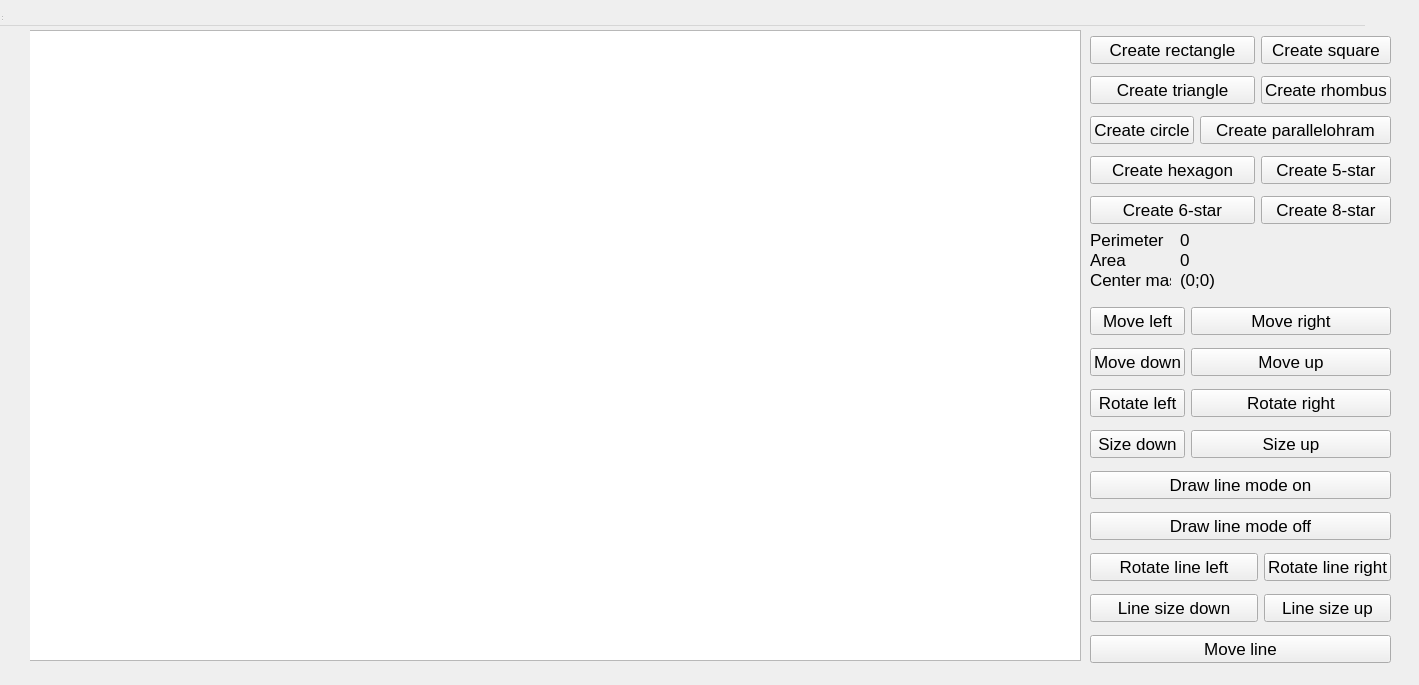
<?xml version="1.0" encoding="UTF-8"?>
<ui version="4.0">
 <class>Widget</class>
 <widget class="QWidget" name="Widget">
  <property name="geometry">
   <rect>
    <x>0</x>
    <y>0</y>
    <width>1419</width>
    <height>685</height>
   </rect>
  </property>
  <property name="palette">
   <palette>
    <active>
     <colorrole role="Button">
      <brush brushstyle="SolidPattern">
       <color alpha="255">
        <red>98</red>
        <green>255</green>
        <blue>236</blue>
       </color>
      </brush>
     </colorrole>
     <colorrole role="Light">
      <brush brushstyle="SolidPattern">
       <color alpha="255">
        <red>255</red>
        <green>255</green>
        <blue>255</blue>
       </color>
      </brush>
     </colorrole>
     <colorrole role="ButtonText">
      <brush brushstyle="SolidPattern">
       <color alpha="255">
        <red>97</red>
        <green>53</green>
        <blue>131</blue>
       </color>
      </brush>
     </colorrole>
     <colorrole role="Window">
      <brush brushstyle="SolidPattern">
       <color alpha="255">
        <red>234</red>
        <green>234</green>
        <blue>234</blue>
       </color>
      </brush>
     </colorrole>
     <colorrole role="AlternateBase">
      <brush brushstyle="SolidPattern">
       <color alpha="255">
        <red>255</red>
        <green>255</green>
        <blue>255</blue>
       </color>
      </brush>
     </colorrole>
    </active>
    <inactive>
     <colorrole role="Button">
      <brush brushstyle="SolidPattern">
       <color alpha="255">
        <red>239</red>
        <green>239</green>
        <blue>239</blue>
       </color>
      </brush>
     </colorrole>
     <colorrole role="Light">
      <brush brushstyle="SolidPattern">
       <color alpha="255">
        <red>255</red>
        <green>255</green>
        <blue>255</blue>
       </color>
      </brush>
     </colorrole>
     <colorrole role="ButtonText">
      <brush brushstyle="SolidPattern">
       <color alpha="255">
        <red>0</red>
        <green>0</green>
        <blue>0</blue>
       </color>
      </brush>
     </colorrole>
     <colorrole role="Window">
      <brush brushstyle="SolidPattern">
       <color alpha="255">
        <red>239</red>
        <green>239</green>
        <blue>239</blue>
       </color>
      </brush>
     </colorrole>
     <colorrole role="AlternateBase">
      <brush brushstyle="SolidPattern">
       <color alpha="255">
        <red>247</red>
        <green>247</green>
        <blue>247</blue>
       </color>
      </brush>
     </colorrole>
    </inactive>
    <disabled>
     <colorrole role="Button">
      <brush brushstyle="SolidPattern">
       <color alpha="255">
        <red>98</red>
        <green>255</green>
        <blue>236</blue>
       </color>
      </brush>
     </colorrole>
     <colorrole role="Light">
      <brush brushstyle="SolidPattern">
       <color alpha="255">
        <red>255</red>
        <green>255</green>
        <blue>255</blue>
       </color>
      </brush>
     </colorrole>
     <colorrole role="ButtonText">
      <brush brushstyle="SolidPattern">
       <color alpha="255">
        <red>190</red>
        <green>190</green>
        <blue>190</blue>
       </color>
      </brush>
     </colorrole>
     <colorrole role="Window">
      <brush brushstyle="SolidPattern">
       <color alpha="255">
        <red>234</red>
        <green>234</green>
        <blue>234</blue>
       </color>
      </brush>
     </colorrole>
     <colorrole role="AlternateBase">
      <brush brushstyle="SolidPattern">
       <color alpha="255">
        <red>247</red>
        <green>247</green>
        <blue>247</blue>
       </color>
      </brush>
     </colorrole>
    </disabled>
   </palette>
  </property>
  <property name="font">
   <font>
    <pointsize>13</pointsize>
    <bold>false</bold>
   </font>
  </property>
  <property name="windowTitle">
   <string>Widget</string>
  </property>
  <widget class="QWidget" name="centralwidget" native="true">
   <property name="geometry">
    <rect>
     <x>30</x>
     <y>30</y>
     <width>1361</width>
     <height>641</height>
    </rect>
   </property>
   <widget class="QLabel" name="Perimeter">
    <property name="geometry">
     <rect>
      <x>1150</x>
      <y>200</y>
      <width>81</width>
      <height>20</height>
     </rect>
    </property>
    <property name="text">
     <string>0</string>
    </property>
   </widget>
   <widget class="QLabel" name="Area">
    <property name="geometry">
     <rect>
      <x>1150</x>
      <y>220</y>
      <width>71</width>
      <height>20</height>
     </rect>
    </property>
    <property name="text">
     <string>0</string>
    </property>
   </widget>
   <widget class="QLabel" name="CenterMass">
    <property name="geometry">
     <rect>
      <x>1150</x>
      <y>240</y>
      <width>81</width>
      <height>20</height>
     </rect>
    </property>
    <property name="text">
     <string>(0;0)</string>
    </property>
   </widget>
   <widget class="QLabel" name="label">
    <property name="geometry">
     <rect>
      <x>1060</x>
      <y>200</y>
      <width>81</width>
      <height>20</height>
     </rect>
    </property>
    <property name="text">
     <string>Perimeter</string>
    </property>
   </widget>
   <widget class="QLabel" name="label_2">
    <property name="geometry">
     <rect>
      <x>1060</x>
      <y>220</y>
      <width>71</width>
      <height>20</height>
     </rect>
    </property>
    <property name="text">
     <string>Area</string>
    </property>
   </widget>
   <widget class="QLabel" name="label_3">
    <property name="geometry">
     <rect>
      <x>1060</x>
      <y>240</y>
      <width>81</width>
      <height>20</height>
     </rect>
    </property>
    <property name="text">
     <string>Center mass</string>
    </property>
   </widget>
   <widget class="QGraphicsView" name="graphicsView">
    <property name="geometry">
     <rect>
      <x>-20</x>
      <y>0</y>
      <width>1071</width>
      <height>631</height>
     </rect>
    </property>
    <property name="maximumSize">
     <size>
      <width>10000</width>
      <height>10000</height>
     </size>
    </property>
   </widget>
   <widget class="QWidget" name="layoutWidget">
    <property name="geometry">
     <rect>
      <x>1060</x>
      <y>0</y>
      <width>301</width>
      <height>201</height>
     </rect>
    </property>
    <layout class="QGridLayout" name="gridLayout">
     <item row="0" column="0" colspan="2">
      <widget class="QPushButton" name="pushButton_rectangle">
       <property name="text">
        <string>Create rectangle</string>
       </property>
      </widget>
     </item>
     <item row="0" column="2">
      <widget class="QPushButton" name="pushButton_square">
       <property name="text">
        <string>Create square</string>
       </property>
      </widget>
     </item>
     <item row="1" column="0" colspan="2">
      <widget class="QPushButton" name="pushButton_triangle">
       <property name="text">
        <string>Create triangle</string>
       </property>
      </widget>
     </item>
     <item row="1" column="2">
      <widget class="QPushButton" name="pushButton_rhombus">
       <property name="text">
        <string>Create rhombus</string>
       </property>
      </widget>
     </item>
     <item row="2" column="0">
      <widget class="QPushButton" name="pushButton_circle">
       <property name="text">
        <string>Create circle</string>
       </property>
      </widget>
     </item>
     <item row="2" column="1" colspan="2">
      <widget class="QPushButton" name="pushButton_parallel">
       <property name="text">
        <string>Create parallelohram</string>
       </property>
      </widget>
     </item>
     <item row="3" column="0" colspan="2">
      <widget class="QPushButton" name="pushButton_hexagon">
       <property name="text">
        <string>Create hexagon</string>
       </property>
      </widget>
     </item>
     <item row="3" column="2">
      <widget class="QPushButton" name="pushButton_star5">
       <property name="text">
        <string>Create 5-star</string>
       </property>
      </widget>
     </item>
     <item row="4" column="0" colspan="2">
      <widget class="QPushButton" name="pushButton_star6">
       <property name="text">
        <string>Create 6-star</string>
       </property>
      </widget>
     </item>
     <item row="4" column="2">
      <widget class="QPushButton" name="pushButton_star8">
       <property name="text">
        <string>Create 8-star</string>
       </property>
      </widget>
     </item>
    </layout>
   </widget>
   <widget class="QWidget" name="layoutWidget">
    <property name="geometry">
     <rect>
      <x>1060</x>
      <y>270</y>
      <width>301</width>
      <height>371</height>
     </rect>
    </property>
    <layout class="QGridLayout" name="gridLayout_2">
     <item row="0" column="0">
      <widget class="QPushButton" name="pushButton_moveleft">
       <property name="text">
        <string>Move left</string>
       </property>
      </widget>
     </item>
     <item row="0" column="1" colspan="2">
      <widget class="QPushButton" name="pushButton_moveright">
       <property name="text">
        <string>Move right</string>
       </property>
      </widget>
     </item>
     <item row="1" column="0">
      <widget class="QPushButton" name="pushButton_movedown">
       <property name="text">
        <string>Move down</string>
       </property>
      </widget>
     </item>
     <item row="1" column="1" colspan="2">
      <widget class="QPushButton" name="pushButton_moveup">
       <property name="text">
        <string>Move up</string>
       </property>
      </widget>
     </item>
     <item row="2" column="0">
      <widget class="QPushButton" name="pushButton_rotleft">
       <property name="text">
        <string>Rotate left</string>
       </property>
      </widget>
     </item>
     <item row="2" column="1" colspan="2">
      <widget class="QPushButton" name="pushButton_rotright">
       <property name="text">
        <string>Rotate right</string>
       </property>
      </widget>
     </item>
     <item row="3" column="0">
      <widget class="QPushButton" name="pushButton_sizedown">
       <property name="text">
        <string>Size down</string>
       </property>
      </widget>
     </item>
     <item row="3" column="1" colspan="2">
      <widget class="QPushButton" name="pushButton_sizeup">
       <property name="text">
        <string>Size up</string>
       </property>
      </widget>
     </item>
     <item row="4" column="0" colspan="3">
      <widget class="QPushButton" name="pushButton_drawlineon">
       <property name="text">
        <string>Draw line mode on</string>
       </property>
      </widget>
     </item>
     <item row="5" column="0" colspan="3">
      <widget class="QPushButton" name="pushButton_drawlineoff">
       <property name="text">
        <string>Draw line mode off</string>
       </property>
      </widget>
     </item>
     <item row="6" column="0" colspan="2">
      <widget class="QPushButton" name="pushButton_rotlinel">
       <property name="text">
        <string>Rotate line left</string>
       </property>
      </widget>
     </item>
     <item row="6" column="2">
      <widget class="QPushButton" name="pushButton_rotliner">
       <property name="text">
        <string>Rotate line right</string>
       </property>
      </widget>
     </item>
     <item row="7" column="0" colspan="2">
      <widget class="QPushButton" name="pushButton_sizelinedown">
       <property name="text">
        <string>Line size down</string>
       </property>
      </widget>
     </item>
     <item row="7" column="2">
      <widget class="QPushButton" name="pushButton_sizelineup">
       <property name="text">
        <string>Line size up</string>
       </property>
      </widget>
     </item>
     <item row="8" column="0" colspan="3">
      <widget class="QPushButton" name="pushButton_moveline">
       <property name="text">
        <string>Move line</string>
       </property>
      </widget>
     </item>
    </layout>
   </widget>
  </widget>
  <widget class="QMenuBar" name="menubar">
   <property name="geometry">
    <rect>
     <x>0</x>
     <y>0</y>
     <width>1365</width>
     <height>26</height>
    </rect>
   </property>
  </widget>
  <widget class="QStatusBar" name="statusbar">
   <property name="geometry">
    <rect>
     <x>0</x>
     <y>0</y>
     <width>3</width>
     <height>22</height>
    </rect>
   </property>
  </widget>
 </widget>
 <resources/>
 <connections/>
</ui>
